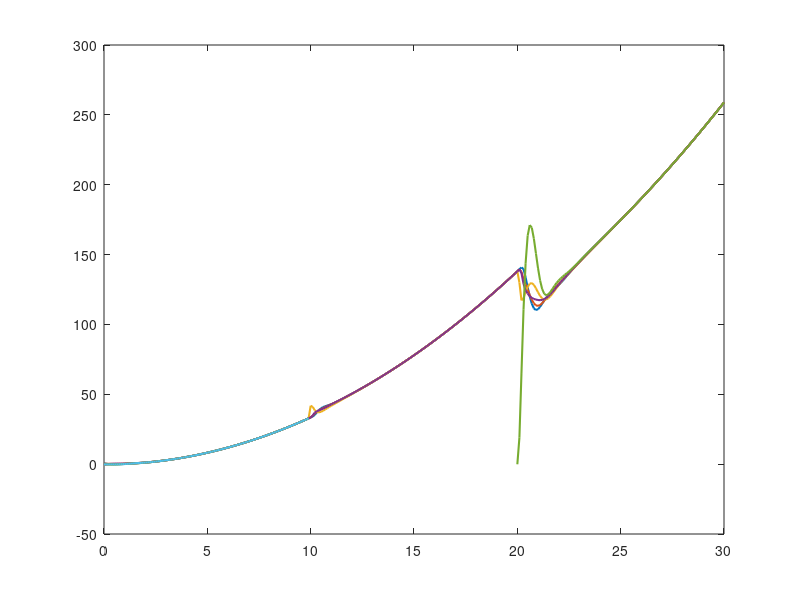

Write MATLAB code to recreate this figure. (Note: this script raises an error after producing the figure.)
clear
clc
close all
%% Laplacian Matrix
L1=[
 1/2   0    0   -1/2	0    0;    
-1/4  3/4 -1/4	-1/4	0    0;    
-1/4   0   3/4	-1/4	0  -1/4;    
  0  -1/3 -1/3	 2/3	0    0;
  0  -1/2   0     0    1/2   0;
  0    0    0     0   -1/2  1/2];
L2=[
 1/2   0    0   -1/2	0    0;  
-1/4  3/4 -1/4	-1/4	0    0;
-1/3   0   2/3	-1/3	0    0;    
  0  -1/3 -1/3	 2/3	0    0;    
  0    0    0     0     0    0;
  0    0    0     0     0    0];
L3=[
 1/2   0    0   -1/2	0    0;    
-1/4  3/4 -1/4	-1/4	0    0;    
-1/4   0   3/4	-1/4  -1/4   0;    
  0  -1/3 -1/3	 2/3	0    0;    
  0  -1/2   0     0    1/2   0;
  0    0    0     0     0    0];
%% Surplus Matrix
S1=[ 
 1/3   0    0    1/4    0    0;    
 1/3  1/3  1/3	 1/4    0    0;    
 1/3   0   1/3	 1/4    0   1/2;    
  0   1/3  1/3	 1/4    0    0;    
  0   1/3   0     0    1/2   0;
  0    0    0     0    1/2  1/2];
S2=[ 
 1/3   0    0    1/4    0    0;    
 1/3  1/2  1/3	 1/4    0    0;    
 1/3   0   1/3	 1/4    0    0;    
  0   1/2  1/3	 1/4    0    0;    
  0    0    0     0     0    0;
  0    0    0     0     0    0];
S3=[ 
 1/3   0    0    1/4    0    0;    
 1/3  1/3  1/3	 1/4    0    0;    
 1/3   0   1/3	 1/4   1/2   0;    
  0   1/3  1/3	 1/4    0    0;    
  0   1/3   0     0    1/2   0;
  0    0    0     0     0    0];
E1=[
1	0	0	0	0   0;
0	1	0	0	0   0;
0	0	1	0	0   0;
0	0	0	1	0   0;
0	0	0	0	1   0;
0	0	0	0	0   1
    ];
E2=[
1	0	0	0	0   0;
0	1	0	0	0   0;
0	0	1	0	0   0;
0	0	0	1	0   0;
0	0	0	0	0   0;
0	0	0	0	0   0
    ];
E3=[
1	0	0	0	0   0;
0	1	0	0	0   0;
0	0	1	0	0   0;
0	0	0	1	0   0;
0	0	0	0	1   0;
0	0	0	0	0   0
    ];
% gains
alpha = 0.5;
beta = 1.0;
gama = 0.1;
psi = 0.01;
varphi = 0.2;
epsilon = 0.15;
 
%% Initial States
x_x(:,:) = 0.1*[5 3 -4 -3 -1 -2]';
x_y(:,:) = 0.1*[2 3 -3  2 -1 -2]';
v_x(:,:) = [0 0 0 0 0 0]';
v_y(:,:) = [0 0 0 0 0 0]';
z_x(:,:) = 0.1*[1 -1 2 -1 1 2]';
z_y(:,:) = 0.1*[2 -1 2 -1 2 1]';
p_x(:,:) = [ 0 0 0 0 0 0]';
p_y(:,:) = [ 0 0 0 0 0 0]';
q_x(:,:) = [ 0 0 0 0 0 0]';
q_y(:,:) = [ 0 0 0 0 0 0]'; 
s_x(:,:) = [ 0 0 0 0 0 0]';
s_y(:,:) = [ 0 0 0 0 0 0]';
%u1(:,:) = [1 2 3 4 0 0 ]';
z1_x=0.1*[0;0;0;0;-1;0];
z1_y=0.1*[0;0;0;0;-1;0];
z2_x=0.1*[0;0;0;0;1;0];
z2_y=0.1*[0;0;0;0;2;0];
%% Time Parameters
tBegin = 0;
tFinal1 = 100;
tFinal2 = 200;
tFinal3 = 300;
dT = 1;
 h = 0.1;
times1 = (tFinal1-tBegin)/dT;
times2 = (tFinal2-tBegin)/dT;
times3 = (tFinal3-tBegin)/dT;
t(1,1) = 0;

%% Iteration Calculate
for k=1:times1
    % record time
    t(:,k+1) = t(:,k) + dT;
    
    % calculate control inputs
    u1_x(:,k) =(gama+1) * [-alpha*L1 -beta*L1] * [x_x(:,k); z_x(:,k)]+ E1* gama * z_x(:,k) + gama * E1 * epsilon*s_x(:,k);
    u1_y(:,k) =(gama+1) * [-alpha*L1 -beta*L1] * [x_y(:,k); z_y(:,k)]+ E1* gama * z_y(:,k) + gama * E1 * epsilon*s_y(:,k);
    % update statues
    x_x(:,k+1)= E1 * x_x(:,k)+E1 * dT*v_x(:,k)+E1 * 1/2*dT*dT*u1_x(:,k)+E1 * psi*p_x(:,k);
    v_x(:,k+1)= E1 * v_x(:,k)+E1 * dT*u1_x(:,k)+E1 * varphi*q_x(:,k);
    z_x(:,k+1)= E1 * z_x(:,k)+E1 * dT*[-alpha*L1 -beta*L1] * [x_x(:,k); z_x(:,k)]+E1 * epsilon*s_x(:,k);
    p_x(:,k+1)= (S1-psi*E1)*p_x(:,k)-E1* 1/2 * (gama+1) * [-alpha*L1 -beta*L1] * [x_x(:,k); z_x(:,k)]+E1*q_x(:,k)+E1*1/2*gama*s_x(:,k);
    q_x(:,k+1)= (S1-varphi*E1)*q_x(:,k)-E1 * (gama+1) * [-alpha*L1 -beta*L1] * [x_x(:,k); z_x(:,k)]+E1*gama*s_x(:,k);
    s_x(:,k+1)= (S1-epsilon*E1)*s_x(:,k)-E1*[-alpha*L1 -beta*L1] * [x_x(:,k); z_x(:,k)];

    x_y(:,k+1)= E1 * x_y(:,k)+E1 * dT*v_y(:,k)+E1 * 1/2*dT*dT*u1_y(:,k)+E1 * psi*p_y(:,k);
    v_y(:,k+1)= E1 * v_y(:,k)+E1 * dT*u1_y(:,k)+E1 * varphi*q_y(:,k);
    z_y(:,k+1)= E1 * z_y(:,k)+E1 * dT*[-alpha*L1 -beta*L1] * [x_y(:,k); z_y(:,k)]+E1 * epsilon*s_y(:,k);
    p_y(:,k+1)= (S1-psi*E1)*p_y(:,k)-E1* 1/2 * (gama+1) * [-alpha*L1 -beta*L1] * [x_y(:,k); z_y(:,k)]+E1*q_y(:,k)+E1*1/2*gama*s_y(:,k);
    q_y(:,k+1)= (S1-varphi*E1)*q_y(:,k)-E1 * (gama+1) * [-alpha*L1 -beta*L1] * [x_y(:,k); z_y(:,k)]+E1*gama*s_y(:,k);
    s_y(:,k+1)= (S1-epsilon*E1)*s_y(:,k)-E1*[-alpha*L1 -beta*L1] * [x_y(:,k); z_y(:,k)];
    
end
t1=0:0.1:(tFinal1)*h;
t1_big=0:0.1:10*h;
t2=0:0.1:tFinal1*h-h;
z3_x=[0;0;0;0;x_x(5:5,end);x_x(6:6,end)];
z3_y=[0;0;0;0;x_y(5:5,end);x_y(6:6,end)];
z4_x=[0;0;0;0;z_x(5:5,end);z_x(6:6,end)];
z4_y=[0;0;0;0;z_y(5:5,end);z_y(6:6,end)];
x_x(:,end)=x_x(:,end)+(L2-L1)*z3_x;
x_y(:,end)=x_y(:,end)+(L2-L1)*z3_y;
z_x(:,end)=z_x(:,end)+(L2-L1)*z4_x;
z_y(:,end)=z_y(:,end)+(L2-L1)*z4_y;
for k=times1+1:times2
    % record time
    t(:,k+1) = t(:,k) + dT;
  
    % calculate control inputs
    u1_x(:,k) =(gama+1) * [-alpha*L2 -beta*L2] * [x_x(:,k); z_x(:,k)]+ E2* gama * z_x(:,k) + gama * E2 * epsilon*s_x(:,k);
    u1_y(:,k) =(gama+1) * [-alpha*L2 -beta*L2] * [x_y(:,k); z_y(:,k)]+ E2* gama * z_y(:,k) + gama * E2 * epsilon*s_y(:,k);
    % update statues
    x_x(:,k+1)= E2*x_x(:,k)+E2*dT*v_x(:,k)+E2*1/2*dT*dT*u1_x(:,k)+E2*psi*p_x(:,k);
    v_x(:,k+1)= E2*v_x(:,k)+E2*dT*u1_x(:,k)+E2*varphi*q_x(:,k);
    z_x(:,k+1)= E2*z_x(:,k)+E2*dT*[-alpha*L2 -beta*L2] * [x_x(:,k); z_x(:,k)]+E2*epsilon*s_x(:,k);
    p_x(:,k+1)= (S2-psi*E2)*p_x(:,k)-E2* 1/2 * (gama+1) * [-alpha*L2 -beta*L2] * [x_x(:,k); z_x(:,k)]+E2*q_x(:,k)+E2*1/2*gama*s_x(:,k);
    q_x(:,k+1)= (S2-varphi*E2)*q_x(:,k)-E2 * (gama+1) * [-alpha*L2 -beta*L2] * [x_x(:,k); z_x(:,k)]+E2*gama*s_x(:,k);
    s_x(:,k+1)= (S2-epsilon*E2)*s_x(:,k)-E2*[-alpha*L2 -beta*L2] * [x_x(:,k); z_x(:,k)];

    x_y(:,k+1)= E2*x_y(:,k)+E2*dT*v_y(:,k)+E2*1/2*dT*dT*u1_y(:,k)+E2*psi*p_y(:,k);
    v_y(:,k+1)= E2*v_y(:,k)+E2*dT*u1_y(:,k)+E2*varphi*q_y(:,k);
    z_y(:,k+1)= E2*z_y(:,k)+E2*dT*[-alpha*L2 -beta*L2] * [x_y(:,k); z_y(:,k)]+E2*epsilon*s_y(:,k);
    p_y(:,k+1)= (S2-psi*E2)*p_y(:,k)-E2* 1/2 * (gama+1) * [-alpha*L2 -beta*L2] * [x_y(:,k); z_y(:,k)]+E2*q_y(:,k)+E2*1/2*gama*s_y(:,k);
    q_y(:,k+1)= (S2-varphi*E2)*q_y(:,k)-E2 * (gama+1) * [-alpha*L2 -beta*L2] * [x_y(:,k); z_y(:,k)]+E2*gama*s_y(:,k);
    s_y(:,k+1)= (S2-epsilon*E2)*s_y(:,k)-E2*[-alpha*L2 -beta*L2] * [x_y(:,k); z_y(:,k)];
end
t3=(tFinal1)*h+h:h:tFinal2*h;
t_leave=tFinal1*h+h:h:110*h-h;
% t4=(tFinal1)*h+1:h:tFinal2*h-1;
x_x(:,end)=x_x(:,end)+z1_x;
x_y(:,end)=x_y(:,end)+z1_y;
z_x(:,end)=z_x(:,end)+z2_x;
z_y(:,end)=z_y(:,end)+z2_y;
for k=times2+1:times3
    % record time
    t(:,k+1) = t(:,k) + dT;
  
    % calculate control inputs
    u1_x(:,k) =(gama+1) * [-alpha*L3 -beta*L3] * [x_x(:,k); z_x(:,k)]+ E3* gama * z_x(:,k) + gama * E3 * epsilon*s_x(:,k);
    u1_y(:,k) =(gama+1) * [-alpha*L3 -beta*L3] * [x_y(:,k); z_y(:,k)]+ E3* gama * z_y(:,k) + gama * E3 * epsilon*s_y(:,k);
    
    % update statues
    x_x(:,k+1)= E3*x_x(:,k)+E3*dT*v_x(:,k)+E3*1/2*dT*dT*u1_x(:,k)+E3*psi*p_x(:,k);
    v_x(:,k+1)= E3*v_x(:,k)+E3*dT*u1_x(:,k)+E3*varphi*q_x(:,k);
    z_x(:,k+1)= E3*z_x(:,k)+E3*dT*[-alpha*L3 -beta*L3] * [x_x(:,k); z_x(:,k)]+E3*epsilon*s_x(:,k);
    p_x(:,k+1)= (S3-psi*E3)*p_x(:,k)-E3* 1/2 * (gama+1) * [-alpha*L3 -beta*L3] * [x_x(:,k); z_x(:,k)]+E3*q_x(:,k)+E3*1/2*gama*s_x(:,k);
    q_x(:,k+1)= (S3-varphi*E3)*q_x(:,k)-E3 * (gama+1) * [-alpha*L3 -beta*L3] * [x_x(:,k); z_x(:,k)]+E3*gama*s_x(:,k);
    s_x(:,k+1)= (S3-epsilon*E3)*s_x(:,k)-E3*[-alpha*L3 -beta*L3] * [x_x(:,k); z_x(:,k)];

    x_y(:,k+1)= E3*x_y(:,k)+E3*dT*v_y(:,k)+E3*1/2*dT*dT*u1_y(:,k)+E3*psi*p_y(:,k);
    v_y(:,k+1)= E3*v_y(:,k)+E3*dT*u1_y(:,k)+E3*varphi*q_y(:,k);
    z_y(:,k+1)= E3*z_y(:,k)+E3*dT*[-alpha*L3 -beta*L3] * [x_y(:,k); z_y(:,k)]+E3*epsilon*s_y(:,k);
    p_y(:,k+1)= (S3-psi*E3)*p_y(:,k)-E3* 1/2 * (gama+1) * [-alpha*L3 -beta*L3] * [x_y(:,k); z_y(:,k)]+E3*q_y(:,k)+E3*1/2*gama*s_y(:,k);
    q_y(:,k+1)= (S3-varphi*E3)*q_y(:,k)-E3 * (gama+1) * [-alpha*L3 -beta*L3] * [x_y(:,k); z_y(:,k)]+E3*gama*s_y(:,k);
    s_y(:,k+1)= (S3-epsilon*E3)*s_y(:,k)-E3*[-alpha*L3 -beta*L3] * [x_y(:,k); z_y(:,k)];
end
t4=(tFinal2)*h+h:h:tFinal3*h;
t5=(tFinal2)*h+h:h:tFinal3*h-h;
t11 = [t1,t3,t4];
t12 = [t1,t3];
t22 = t2;
t33 = [t1,t3,t5];
t1leave = [t1,t_leave];
x_x(5:5,length(t22)+1:length(t12)-1)=NaN; 
v_x(5:5,length(t22)+1:length(t12)-1)=NaN;
z_x(5:5,length(t22)+1:length(t12)-1)=NaN;
p_x(5:5,length(t22)+1:length(t12)-1)=NaN; 
q_x(5:5,length(t22)+1:length(t12)-1)=NaN;
s_x(5:5,length(t22)+1:length(t12)-1)=NaN;
x_y(5:5,length(t22)+1:length(t12)-1)=NaN; 
v_y(5:5,length(t22)+1:length(t12)-1)=NaN;
z_y(5:5,length(t22)+1:length(t12)-1)=NaN;
p_y(5:5,length(t22)+1:length(t12)-1)=NaN; 
q_y(5:5,length(t22)+1:length(t12)-1)=NaN;
s_y(5:5,length(t22)+1:length(t12)-1)=NaN;
%%
figure(1)
plot(t11,x_x(1:5,:),'linewidth',1.5)
hold on;
plot(t22,x_x(6:6,1:length(t22)),'linewidth',1.5)
xline(10,'--b','LineWidth',1.5,'Label','UAVs 5&6 leave','FontName','Times New Roman');
xline(20,'--r','LineWidth',1.5,'Label','UAV 5 rejoins','FontName','Times New Roman');
  xlabel('$k$','Interpreter','latex')
 ylabel('Position $\xi^k_{i_x}$','Interpreter','latex','FontName','Times New Roman')
 h=legend('$\xi^k_{1_x}$','$\xi^k_{2_x}$','$\xi^k_{3_x}$','$\xi^k_{4_x}$','$\xi^k_{5_x}$','$\xi^k_{6_x}$');
set(h,'interpreter','latex')
grid on; set(gca,'GridLineStyle',':','GridColor',[0 0 0],'GridAlpha',1,'FontName','Times New Roman')
    ax1 = axes('Position',[0.44 0.56 0.2 0.2]);
    box on; hold on;
    plot(t_leave,x_x(:,length(t1):length(t1leave)-1),'LineWidth',1.5);
    xlim([10+0.1,11-0.1]); 
    ylim([30,50]);
    set(gca,'GridLineStyle','none','GridColor',[0 0 0],'GridAlpha',1,'FontName','Times New Roman')
    grid on;
    title('Zoom near leave','FontName','Times New Roman');
    ax2 = axes('Position',[0.16 0.32 0.2 0.2]);
    box on; hold on;
        plot(t1_big,x_x(:,1:length(t1_big)),'LineWidth',1.5);
    xlim([0,1]); 
    ylim([-1,1]);
    set(gca,'GridLineStyle','none','GridColor',[0 0 0],'GridAlpha',1,'FontName','Times New Roman')
    grid on;
    title('Zoom near original','FontName','Times New Roman');

figure(2)
plot(t11,x_y(1:5,:),'linewidth',1.5)
hold on;
plot(t22,x_y(6:6,1:length(t22)),'linewidth',1.5)
xline(10,'--b','LineWidth',1.5,'Label','UAVs 5&6 leave','FontName','Times New Roman');
xline(20,'--r','LineWidth',1.5,'Label','UAV 5 rejoins','FontName','Times New Roman');
  xlabel('$k$','Interpreter','latex')
 ylabel('Position $\xi^k_{i_y}$','Interpreter','latex')
 h=legend('$\xi^k_{1_y}$','$\xi^k_{2_y}$','$\xi^k_{3_y}$','$\xi^k_{4_y}$','$\xi^k_{5_y}$','$\xi^k_{6_y}$');
set(h,'interpreter','latex')
grid on; set(gca,'GridLineStyle',':','GridColor',[0 0 0],'GridAlpha',1,'FontName','Times New Roman')
    ax1 = axes('Position',[0.44 0.57 0.2 0.2]);
    box on; hold on;
    plot(t_leave,x_y(:,length(t1):length(t1leave)-1),'LineWidth',1.5);
    xlim([10+0.1,11-0.1]); 
    ylim([40,60]);
    set(gca,'GridLineStyle','none','GridColor',[0 0 0],'GridAlpha',1,'FontName','Times New Roman')
    grid on;
    title('Zoom near leave','FontName','Times New Roman');
    ax2 = axes('Position',[0.16 0.32 0.2 0.2]);
    box on; hold on;
        plot(t1_big,x_y(:,1:length(t1_big)),'LineWidth',1.5);
    xlim([0,1]); 
    ylim([-1,1]);
    set(gca,'GridLineStyle','none','GridColor',[0 0 0],'GridAlpha',1,'FontName','Times New Roman')
    grid on;
    title('Zoom near original','FontName','Times New Roman');

figure(3)
plot(t11,v_x(1:5,:),'linewidth',1.5)
hold on;
plot(t22,v_x(6:6,1:length(t22)),'linewidth',1.5)
xline(10,'--b','LineWidth',1.5,'Label','UAVs 5&6 leave','FontName','Times New Roman');
xline(20,'--r','LineWidth',1.5,'Label','UAV 5 rejoins','FontName','Times New Roman');
xlabel('$k$','Interpreter','latex')
ylabel('Velocity $\zeta^k_{i_x}$','Interpreter','latex')
h=legend('$\zeta^k_{1_x}$','$\zeta^k_{2_x}$','$\zeta^k_{3_x}$','$\zeta^k_{4_x}$','$\zeta^k_{5_x}$','$\zeta^k_{6_x}$');
set(h,'interpreter','latex')
grid on; set(gca,'GridLineStyle',':','GridColor',[0 0 0],'GridAlpha',1,'FontName','Times New Roman')
    ax1 = axes('Position',[0.44 0.57 0.2 0.2]);
    box on; hold on;
    plot(t_leave,v_x(1:4,length(t1):length(t1leave)-1),'LineWidth',1.5);
    xlim([10+0.1,11-0.1]); 
    ylim([-3,3]);
    set(gca,'GridLineStyle','none','GridColor',[0 0 0],'GridAlpha',1,'FontName','Times New Roman')
    grid on;
    title('Zoom near leave','FontName','Times New Roman');
    ax2 = axes('Position',[0.17 0.4 0.2 0.2]);
    box on; hold on;
        plot(t1_big,v_x(:,1:length(t1_big)),'LineWidth',1.5);
    xlim([0,1]); 
    ylim([-0.5,0.5]);
    set(gca,'GridLineStyle','none','GridColor',[0 0 0],'GridAlpha',1,'FontName','Times New Roman')
    grid on;
    title('Zoom near original','FontName','Times New Roman');

figure(4)
plot(t11,v_y(1:5,:),'linewidth',1.5)
hold on;
plot(t22,v_y(6:6,1:length(t22)),'linewidth',1.5)
xline(10,'--b','LineWidth',1.5,'Label','UAVs 5&6 leave','FontName','Times New Roman');
xline(20,'--r','LineWidth',1.5,'Label','UAV 5 rejoins','FontName','Times New Roman');
xlabel('$$k$$','Interpreter','latex')
ylabel('Velocity $\zeta^k_{i_y}$','Interpreter','latex')
h=legend('$\zeta^k_{1_y}$','$\zeta^k_{2_y}$','$\zeta^k_{3_y}$','$\zeta^k_{4_y}$','$\zeta^k_{5_y}$','$\zeta^k_{6_y}$');
set(h,'interpreter','latex')
grid on; set(gca,'GridLineStyle',':','GridColor',[0 0 0],'GridAlpha',1,'FontName','Times New Roman')
    ax1 = axes('Position',[0.44 0.57 0.2 0.2]);
    box on; hold on;
    plot(t_leave,v_y(1:4,length(t1):length(t1leave)-1),'LineWidth',1.5);
    xlim([10+0.1,11-0.1]); 
    ylim([-3,3]);
    set(gca,'GridLineStyle','none','GridColor',[0 0 0],'GridAlpha',1,'FontName','Times New Roman')
    grid on;
    title('Zoom near leave','FontName','Times New Roman');
    ax2 = axes('Position',[0.17 0.46 0.2 0.2]);
    box on; hold on;
        plot(t1_big,v_y(:,1:length(t1_big)),'LineWidth',1.5);
    xlim([0,1]); 
    ylim([-0.2,0.2]);
    set(gca,'GridLineStyle','none','GridColor',[0 0 0],'GridAlpha',1,'FontName','Times New Roman')
    grid on;
    title('Zoom near original','FontName','Times New Roman');
% 
figure(5)
plot(t11,z_x(1:5,:),'linewidth',1.5)
hold on;
plot(t22,z_x(6:6,1:length(t22)),'linewidth',1.5)
xline(10,'--b','LineWidth',1.5,'Label','UAVs 5&6 leave','FontName','Times New Roman');
xline(20,'--r','LineWidth',1.5,'Label','UAV 5 rejoins','FontName','Times New Roman');
xlabel('$$k$$','Interpreter','latex')
ylabel('Filter $\varsigma^k_{i_x}$','Interpreter','latex')
h=legend('$\varsigma^k_{1_x}$','$\varsigma^k_{2_x}$','$\varsigma^k_{3_x}$','$\varsigma^k_{4_x}$','$\varsigma^k_{5_x}$','$\varsigma^k_{6_x}$');
set(h,'interpreter','latex')
grid on; set(gca,'GridLineStyle',':','GridColor',[0 0 0],'GridAlpha',1,'FontName','Times New Roman')
    ax1 = axes('Position',[0.44 0.5 0.2 0.2]);
    box on; hold on;
    plot(t_leave,z_x(1:4,length(t1):length(t1leave)-1),'LineWidth',1.5);
    xlim([10+0.1,11-0.1]); 
    ylim([-4,4]);
    set(gca,'GridLineStyle','none','GridColor',[0 0 0],'GridAlpha',1,'FontName','Times New Roman')
    grid on;
    title('Zoom near leave','FontName','Times New Roman');
    ax2 = axes('Position',[0.18 0.4 0.2 0.2]);
    box on; hold on;
        plot(t1_big,z_x(:,1:length(t1_big)),'LineWidth',1.5);
    xlim([0,1]); 
    ylim([-0.5,0.5]);
    set(gca,'GridLineStyle','none','GridColor',[0 0 0],'GridAlpha',1,'FontName','Times New Roman')
    grid on;
    title('Zoom near original','FontName','Times New Roman');

figure(6)
plot(t11,z_y(1:5,:),'linewidth',1.5)
hold on;
plot(t22,z_y(6:6,1:length(t22)),'linewidth',1.5)
xline(10,'--b','LineWidth',1.5,'Label','UAVs 5&6 leave','FontName','Times New Roman');
xline(20,'--r','LineWidth',1.5,'Label','UAV 5 rejoins','FontName','Times New Roman');
xlabel('$$k$$','Interpreter','latex')
ylabel('Filter $\varsigma^k_{i_y}$','Interpreter','latex')
h=legend('$\varsigma^k_{1_y}$','$\varsigma^k_{2_y}$','$\varsigma^k_{3_y}$','$\varsigma^k_{4_y}$','$\varsigma^k_{5_y}$','$\varsigma^k_{6_y}$');
set(h,'interpreter','latex')
grid on; set(gca,'GridLineStyle',':','GridColor',[0 0 0],'GridAlpha',1,'FontName','Times New Roman')
    ax1 = axes('Position',[0.44 0.5 0.2 0.2]);
    box on; hold on;
    plot(t_leave,z_y(1:4,length(t1):length(t1leave)-1),'LineWidth',1.5);
    xlim([10+0.1,11-0.1]); 
    ylim([-4,4]);
    set(gca,'GridLineStyle','none','GridColor',[0 0 0],'GridAlpha',1,'FontName','Times New Roman')
    grid on;
    title('Zoom near leave','FontName','Times New Roman');
    ax2 = axes('Position',[0.18 0.45 0.2 0.2]);
    box on; hold on;
        plot(t1_big,z_y(:,1:length(t1_big)),'LineWidth',1.5);
    xlim([0,1]); 
    ylim([-0.5,0.5]);
    set(gca,'GridLineStyle','none','GridColor',[0 0 0],'GridAlpha',1,'FontName','Times New Roman')
    grid on;
    title('Zoom near original','FontName','Times New Roman');
 
figure(7)
plot3(x_x(1:1,:),v_x(1:1,:),t11,'linewidth',1.5)
hold on;
plot3(x_x(2:2,:),v_x(2:2,:),t11,'linewidth',1.5)
hold on;
plot3(x_x(3:3,:),v_x(3:3,:),t11,'linewidth',1.5)
hold on;
plot3(x_x(4:4,:),v_x(4:4,:),t11,'linewidth',1.5)
hold on;
plot3(x_x(5:5,:),v_x(5:5,:),t11,'linewidth',1.5)
hold on;
plot3(x_x(6:6,1:length(t22)),v_x(6:6,1:length(t22)),t22,'linewidth',1.5)
 xlabel('$x(k)$','Interpreter','latex')
 ylabel('$y(k)$','Interpreter','latex')
 zlabel('$k$','Interpreter','latex')
 h=legend('UAV 1','UAV 2','UAV 3','UAV 4','UAV 5','UAV 6','FontName','Times New Roman');
set(h,'interpreter','latex')
grid on; set(gca,'GridLineStyle',':','GridColor',[0 0 0],'GridAlpha',1,'FontName','Times New Roman')

figure(8)
z=tiledlayout(3,1,'TileSpacing','tight','Padding','compact');
nexttile
plot(t11,x_x(1:5,:),'linewidth',1.5)
hold on;
plot(t22,x_x(6:6,1:length(t22)),'linewidth',1.5)
xline(10,'--b','LineWidth',1.5,'Label','UAVs 5&6 leave','FontName','Times New Roman');
xline(20,'--r','LineWidth',1.5,'Label','UAV 5 rejoins','FontName','Times New Roman');
 ylabel('Positions','Interpreter','latex','FontName','Times New Roman')
 h=legend('UAV 1','UAV 2','UAV 3','UAV 4','UAV 5','UAV 6');
grid on; set(gca,'GridLineStyle',':','GridColor',[0 0 0],'GridAlpha',1,'FontName','Times New Roman')

nexttile;
plot(t11,v_x(1:5,:),'linewidth',1.5)
hold on;
plot(t22,v_x(6:6,1:length(t22)),'linewidth',1.5)
xline(10,'--b','LineWidth',1.5,'Label','UAVs 5&6 leave','FontName','Times New Roman');
xline(20,'--r','LineWidth',1.5,'Label','UAV 5 rejoins','FontName','Times New Roman');
ylabel('Velocities','Interpreter','latex','FontName','Times New Roman')
grid on; set(gca,'GridLineStyle',':','GridColor',[0 0 0],'GridAlpha',1,'FontName','Times New Roman')

nexttile;
plot(t11,z_x(1:5,:),'linewidth',1.5)
hold on;
plot(t22,z_x(6:6,1:length(t22)),'linewidth',1.5)
xline(10,'--b','LineWidth',1.5,'Label','UAVs 5&6 leave','FontName','Times New Roman');
xline(20,'--r','LineWidth',1.5,'Label','UAV 5 rejoins','FontName','Times New Roman');
ylabel('Filters','Interpreter','latex','FontName','Times New Roman')
grid on; set(gca,'GridLineStyle',':','GridColor',[0 0 0],'GridAlpha',1,'FontName','Times New Roman')

xlabel('$$k$$','Interpreter','latex')

